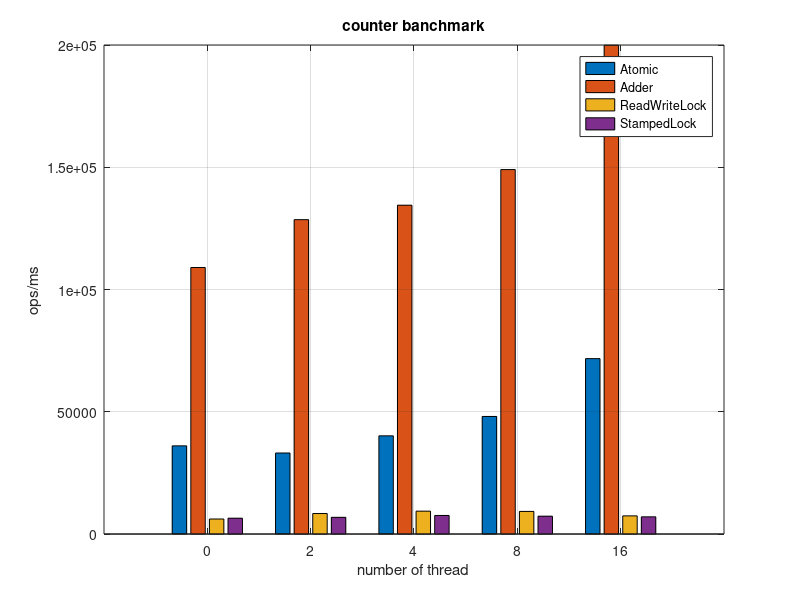

The MATLAB source for this figure:
function [A,L,R,S] = show()
	figure(3);
	A = load('AtomicCounter.dat');
	L = load('LongAdderCounter.dat');
	R = load('ReadWriteLockCounter.dat');
	S = load('StampedLockCounter.dat');
	
	Y = [A(:,4)+A(:,3), L(:,4)+L(:,3), R(:,4)+R(:,3), S(:,4)+S(:,3)];
	b = bar(Y);
	grid on;
	ch = get(b,'children');
	set(gca,'XTickLabel',[0,2,4,8,16,32]);
	legend('Atomic','Adder','ReadWriteLock','StampedLock');
	xlabel('number of thread');
	ylabel('ops/ms');
	title('counter banchmark');
end